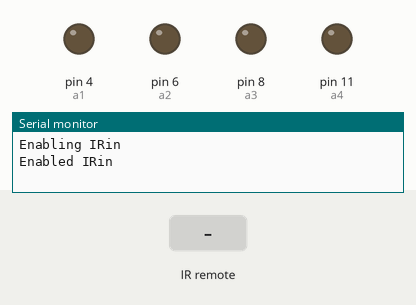
The sketch below on a simulated Arduino Uno, built with avr-gcc and run on an emulated ATmega328P. Parts: output pins drawn as LEDs (lit = HIGH), the last lines printed to the serial monitor. The inputs (shaded band) are chosen by the test bench. Pins used as bus, display or sensor lines are not drawn.

Above: at 1.2 s.
1.3 s: infrared code 0x8F7 received
At 1.8 s:
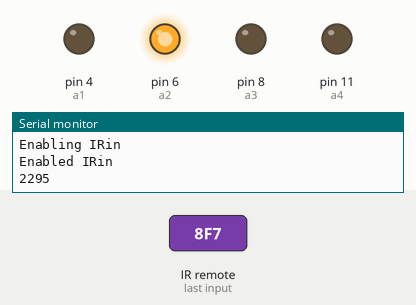
2.8 s: infrared code 0x48B7 received
At 4.0 s:
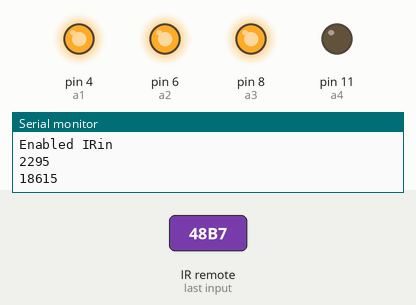
4.3 s: infrared code 0x28D7 received
At 5.3 s:
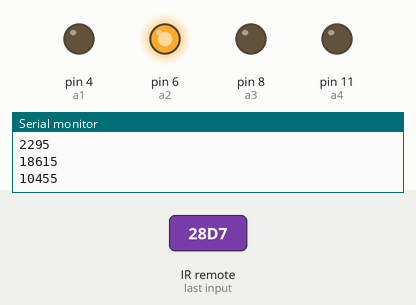
Timing chart, 0 to 7.3 s (numbered marks = the images above; inputs shaded):
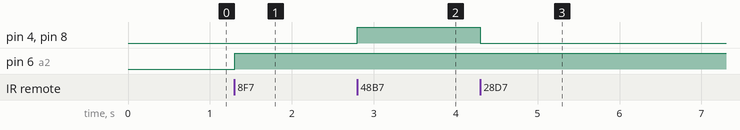

The sketch:

controls.ino
```cpp
// C++ code
//
#include <IRremote.h>
int RECV_PIN =10;
int c1=3;
int a1=4;
int c2=5;
int a2=6;
int c3=7;
int a3=8;
int c4=9;
int a4=11;
IRrecv irrecv(RECV_PIN);
decode_results results;
void setup(){
 Serial.begin(9600);
  // In case the interrupt driver crashes on setup, give a clue
  // to the user what's going on.
  Serial.println("Enabling IRin");
  irrecv.enableIRIn(); // Start the receiver
  Serial.println("Enabled IRin");
 pinMode(c1, OUTPUT);
 pinMode(a1, OUTPUT);
 pinMode(c2, OUTPUT);
  pinMode(a2, OUTPUT);
  pinMode(c3, OUTPUT);
  pinMode(a3, OUTPUT);
  pinMode(c4, OUTPUT);
  pinMode(a4, OUTPUT);
}
void loop(){
   irrecv.decode();

   if (irrecv.decode(&results)){
     int value=results.value;
Serial.println(value,DEC);
       switch(value){
         case -30301: //Keypad button "1"
         //forward

         digitalWrite(c2,HIGH);
         digitalWrite(a2,LOW);

         digitalWrite(a4,HIGH);
         digitalWrite(c4,LOW);
         break;


         case 2295: //Keypad button "2"
         //backward
         digitalWrite(a2,HIGH);
         digitalWrite(c2,LOW);

         digitalWrite(c4,HIGH);
         digitalWrite(a4,LOW);
         break;


         case 18615: //Keypad button "3"
          //turn left
         digitalWrite(a1,HIGH);
         digitalWrite(c1,LOW);

         digitalWrite(a3,HIGH);
         digitalWrite(c3,LOW);
         break;


         case 10455: //Keypad button "4"
         //turn right
         digitalWrite(c1,HIGH);
         digitalWrite(a1,LOW);

         digitalWrite(c3,HIGH);
         digitalWrite(a3,LOW);
         break;
         }
       irrecv.resume();
   }
}
```

Measured:
- after the input at 1.3 s, pin 6 (a2): LOW → HIGH at once
- after the input at 2.8 s, pin 4 (a1), pin 8 (a3): LOW → HIGH at once
- after the input at 4.3 s, pin 4 (a1), pin 8 (a3): HIGH → LOW at once
